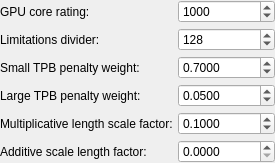
<?xml version="1.0" encoding="UTF-8"?>
<ui version="4.0">
 <class>CNBGeneratorSettingsEditorWidget</class>
 <widget class="QFrame" name="CNBGeneratorSettingsEditorWidget">
  <property name="geometry">
   <rect>
    <x>0</x>
    <y>0</y>
    <width>259</width>
    <height>145</height>
   </rect>
  </property>
  <property name="windowTitle">
   <string>CNBGeneratorSettingsEditorWidget</string>
  </property>
  <layout class="QFormLayout" name="mainLayout">
   <property name="horizontalSpacing">
    <number>5</number>
   </property>
   <property name="verticalSpacing">
    <number>5</number>
   </property>
   <property name="margin">
    <number>0</number>
   </property>
   <item row="0" column="0">
    <widget class="QLabel" name="lblGPUCoreRating">
     <property name="text">
      <string>GPU core rating:</string>
     </property>
    </widget>
   </item>
   <item row="0" column="1">
    <widget class="QSpinBox" name="sbGPUCoreRating">
     <property name="minimum">
      <number>1</number>
     </property>
     <property name="maximum">
      <number>1000000</number>
     </property>
     <property name="singleStep">
      <number>1000</number>
     </property>
     <property name="value">
      <number>1000</number>
     </property>
    </widget>
   </item>
   <item row="1" column="0">
    <widget class="QLabel" name="lblLimitationsDivider">
     <property name="text">
      <string>Limitations divider:</string>
     </property>
    </widget>
   </item>
   <item row="1" column="1">
    <widget class="QSpinBox" name="sbLimitationsDivider">
     <property name="minimum">
      <number>1</number>
     </property>
     <property name="maximum">
      <number>1000000</number>
     </property>
     <property name="singleStep">
      <number>32</number>
     </property>
     <property name="value">
      <number>128</number>
     </property>
    </widget>
   </item>
   <item row="2" column="0">
    <widget class="QLabel" name="lblSmallTPBPenaltyWeight">
     <property name="text">
      <string>Small TPB penalty weight:</string>
     </property>
    </widget>
   </item>
   <item row="2" column="1">
    <widget class="QDoubleSpinBox" name="sbSmallTPBPenaltyWeight">
     <property name="decimals">
      <number>4</number>
     </property>
     <property name="maximum">
      <double>10000000.000000000000000</double>
     </property>
     <property name="singleStep">
      <double>0.000010000000000</double>
     </property>
     <property name="value">
      <double>0.700000000000000</double>
     </property>
    </widget>
   </item>
   <item row="3" column="0">
    <widget class="QLabel" name="lblLargeTPBPenaltyWeight">
     <property name="text">
      <string>Large TPB penalty weight:</string>
     </property>
    </widget>
   </item>
   <item row="3" column="1">
    <widget class="QDoubleSpinBox" name="sbLargeTPBPenaltyWeight">
     <property name="decimals">
      <number>4</number>
     </property>
     <property name="maximum">
      <double>10000000.000000000000000</double>
     </property>
     <property name="singleStep">
      <double>0.000010000000000</double>
     </property>
     <property name="value">
      <double>0.050000000000000</double>
     </property>
    </widget>
   </item>
   <item row="4" column="0">
    <widget class="QLabel" name="lblMultiplicativeLengthScaleFactor">
     <property name="text">
      <string>Multiplicative length scale factor:</string>
     </property>
    </widget>
   </item>
   <item row="4" column="1">
    <widget class="QDoubleSpinBox" name="sbMultiplicativeLengthScaleFactor">
     <property name="decimals">
      <number>4</number>
     </property>
     <property name="maximum">
      <double>10000000.000000000000000</double>
     </property>
     <property name="singleStep">
      <double>0.000010000000000</double>
     </property>
     <property name="value">
      <double>0.100000000000000</double>
     </property>
    </widget>
   </item>
   <item row="5" column="0">
    <widget class="QLabel" name="lblAdditiveLengthScaleFactor">
     <property name="text">
      <string>Additive scale length factor:</string>
     </property>
    </widget>
   </item>
   <item row="5" column="1">
    <widget class="QDoubleSpinBox" name="sbAdditiveLengthScaleFactor">
     <property name="decimals">
      <number>4</number>
     </property>
     <property name="maximum">
      <double>10000000.000000000000000</double>
     </property>
     <property name="singleStep">
      <double>0.000010000000000</double>
     </property>
     <property name="value">
      <double>0.000000000000000</double>
     </property>
    </widget>
   </item>
  </layout>
 </widget>
 <layoutdefault spacing="6" margin="11"/>
 <resources/>
 <connections/>
</ui>
